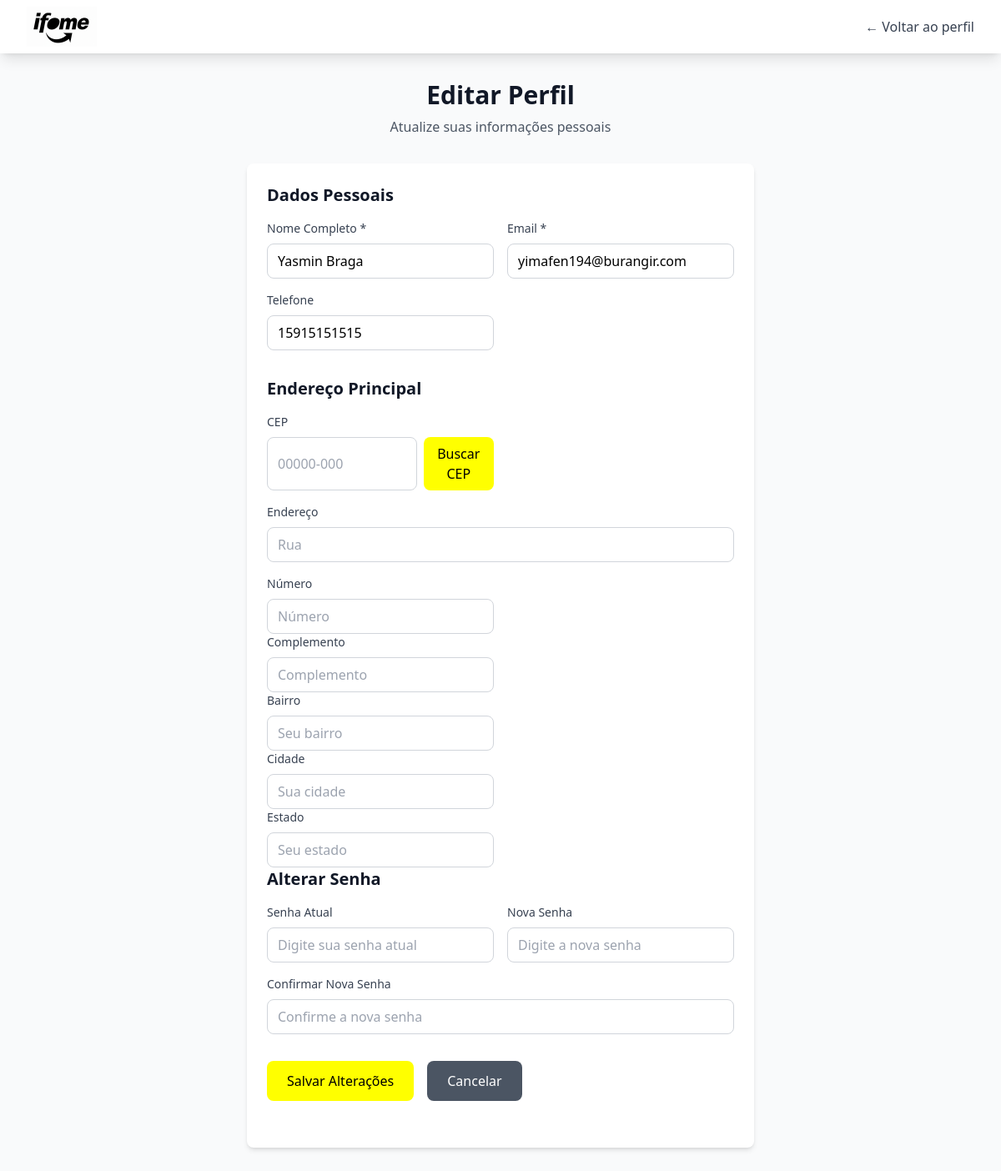
Before: /editar-perfil (signed in) with the older database file.
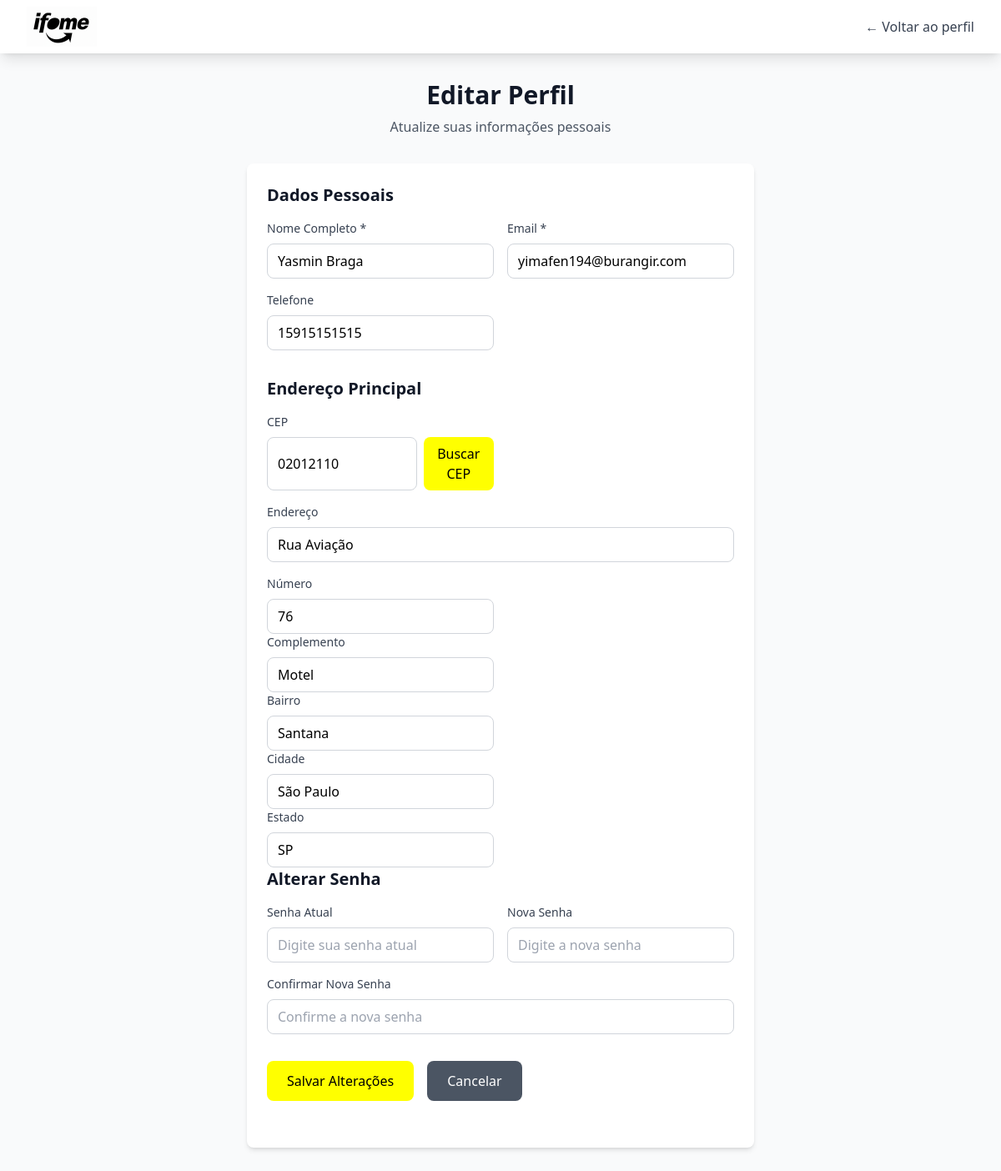
After: the same page with the newer database file.
### src/models/endereco_model.py (models this page shows, shortened)
class Endereco(db.Model):
    __tablename__ = 'endereco'
    id = db.Column(db.Integer, primary_key=True)
    rua = db.Column(db.String(150))
    numero = db.Column(db.String(20))
    complemento = db.Column(db.String(100))
    bairro = db.Column(db.String(100))
    cidade = db.Column(db.String(100))
    estado = db.Column(db.String(50))
    cep = db.Column(db.String(20))

### src/controllers/usuarios.py (the view, shortened to what this page needs)
@usuarios_bp.route('/editar-perfil', methods=['GET', 'POST'])
def editar_perfil():
    if 'usuario_id' not in session:
        flash('Você precisa estar logado para acessar essa página.', 'error')
        return redirect(url_for('usuarios.login'))
    usuario = Usuarios.query.get(session['usuario_id'])
    return render_template('editar-perfil.html', usuario=usuario)

### src/templates/editar-perfil.html (shortened to what the changed rows need)
{% extends 'base.html' %}
{% block content %}
    <div class="max-w-2xl mx-auto py-8 px-4 sm:px-6 lg:px-8">
        <div class="text-center mb-8">
            <h1 class="text-3xl font-bold text-gray-900">Editar Perfil</h1>
        </div>
        <div class="bg-white rounded-lg shadow-md p-6">
            <form id="edit-profile-form" method="POST" action="{{ url_for('usuarios.editar_perfil') }}">
                <div class="mb-8">
                    <h2 class="text-xl font-semibold text-gray-900 mb-4">Dados Pessoais</h2>
                </div>
                <div class="mb-8">
                    <h2 class="text-xl font-semibold text-gray-900 mb-4">Endereço Principal</h2>
                    <div class="grid grid-cols-1 md:grid-cols-2 gap-4">
                        <div>
                            <div class="flex gap-2">
                                <input type="text" id="cep" name="cep" value="{{ usuario.endereco.cep if usuario.endereco else '' }}"
                                       class="w-full px-3 py-2 border border-gray-300 rounded-lg focus:outline-none focus:ring-2 focus:ring-yellow-99 focus:border-transparent"
                                       placeholder="00000-000">
                                <button type="button" id="btn-buscar-cep" class="bg-yellow-99 text-black px-4 py-2 rounded-lg font-medium hover:bg-yellow-99-dark transition duration-200">Buscar CEP</button>
                            </div>
                        </div>
                        <div class="md:col-span-2">
                            <label for="endereco" class="block text-sm font-medium text-gray-700 mb-2">Endereço</label>
                            <input type="text" id="endereco" name="endereco" value="{{ usuario.endereco.rua if usuario.endereco else '' }}"
                                   class="w-full px-3 py-2 border border-gray-300 rounded-lg focus:outline-none focus:ring-2 focus:ring-yellow-99 focus:border-transparent"
                                   placeholder="Rua">
                        </div>
                        <div>
                            <label for="numero" class="block text-sm font-medium text-gray-700 mb-2">Número</label>
                            <input type="text" id="numero" name="numero" value="{{ usuario.endereco.numero if usuario.endereco else '' }}"
                                   class="w-full px-3 py-2 border border-gray-300 rounded-lg focus:outline-none focus:ring-2 focus:ring-yellow-99 focus:border-transparent"
                                   placeholder="Número">
                        <div>
                        <div>
                            <label for="complemento" class="block text-sm font-medium text-gray-700 mb-2">Complemento</label>
                            <input type="text" id="complemento" name="complemento" value="{{ usuario.endereco.complemento if usuario.endereco else '' }}"
                                   class="w-full px-3 py-2 border border-gray-300 rounded-lg focus:outline-none focus:ring-2 focus:ring-yellow-99 focus:border-transparent"
                                   placeholder="Complemento">
                        </div>
                            <label for="bairro" class="block text-sm font-medium text-gray-700 mb-2">Bairro</label>
                            <input type="text" id="bairro" name="bairro" value="{{ usuario.endereco.bairro if usuario.endereco else '' }}"
                                   class="w-full px-3 py-2 border border-gray-300 rounded-lg focus:outline-none focus:ring-2 focus:ring-yellow-99 focus:border-transparent"
                                   placeholder="Seu bairro">
                        </div>
                        <div>
                            <label for="cidade" class="block text-sm font-medium text-gray-700 mb-2">Cidade</label>
                            <input type="text" id="cidade" name="cidade" value="{{ usuario.endereco.cidade if usuario.endereco else '' }}"
                                   class="w-full px-3 py-2 border border-gray-300 rounded-lg focus:outline-none focus:ring-2 focus:ring-yellow-99 focus:border-transparent"
                                   placeholder="Sua cidade">
                        </div>
                        <div>
                            <label for="estado" class="block text-sm font-medium text-gray-700 mb-2">Estado</label>
                            <input type="text" id="estado" name="estado" value="{{ usuario.endereco.estado if usuario.endereco else '' }}"
                                   class="w-full px-3 py-2 border border-gray-300 rounded-lg focus:outline-none focus:ring-2 focus:ring-yellow-99 focus:border-transparent"
                                   placeholder="Seu estado">
                        </div>
                    </div>
                </div>
                <div class="mb-8">
                    <h2 class="text-xl font-semibold text-gray-900 mb-4">Alterar Senha</h2>
                </div>
            </form>
        </div>
    </div>
    {% endblock content %}

Changed rows visible on the page:
added Endereco: cep "02012110", endereco "Rua Aviação", numero "76", complemento "Motel", bairro "Santana", cidade "São Paulo", estado "SP"
